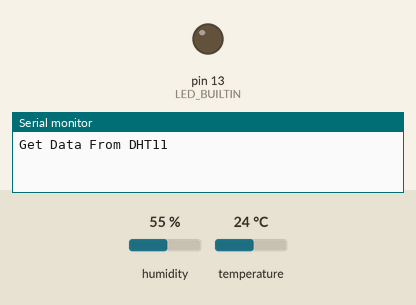
This sketch was run on a simulated Arduino Uno, built with avr-gcc and run on an emulated ATmega328P. Shown: output pins drawn as LEDs (lit = HIGH), the last lines printed to the serial monitor. The test bench sets the inputs (shaded band); at power-on: humidity 55 %, temperature 24 °C.

Above: at 0.5 s.
At 15.3 s:
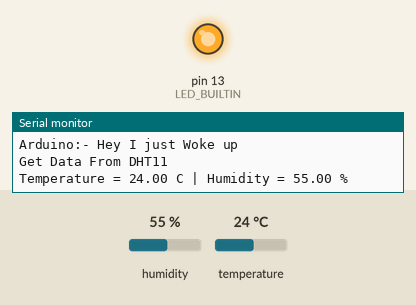
Timing chart, 0 to 17.2 s (numbered marks = the images above):
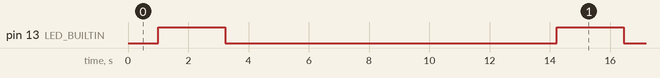

The sketch:

TempSleep.ino
```cpp
#include <dht.h>
#include <LowPower.h>

#define dataPin 2
dht DHT;

void setup() {
  Serial.begin(9600);
  pinMode(LED_BUILTIN,OUTPUT);
  digitalWrite(LED_BUILTIN,LOW);
}

void loop() {
  Serial.println("Get Data From DHT11");
  delay(1000);
  digitalWrite(LED_BUILTIN,HIGH);
  int readData = DHT.read11(dataPin); // DHT11

  float t = DHT.temperature;
  float h = DHT.humidity;

  Serial.print("Temperature = ");
  Serial.print(t);
  Serial.print(" C | ");

  Serial.print("Humidity = ");
  Serial.print(h);
  Serial.println(" % ");

  delay(2000);
  Serial.println("Arduino:- I am going for a Nap");
  delay(200);
  digitalWrite(LED_BUILTIN,LOW);
  LowPower.idle(SLEEP_8S, ADC_OFF, TIMER2_OFF, TIMER1_OFF, TIMER0_OFF,
                 SPI_OFF, USART0_OFF, TWI_OFF);
  Serial.println("Arduino:- Hey I just Woke up");
  Serial.println("");
  delay(2000);
}
```

Measured:
- by itself, pin 13 (LED_BUILTIN): alternates HIGH for 2.2 s and LOW for 11.0 s
